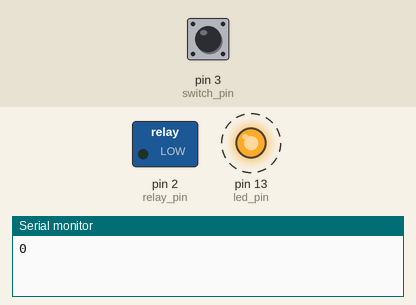
Simulated run of this sketch. Board: Arduino Uno, built with avr-gcc and run on an emulated ATmega328P. Shown: switched loads named in the sketch (green lamp = pin HIGH), output pins drawn as LEDs (lit = HIGH), the last lines printed to the serial monitor. Dashed ring = blinking. The inputs (shaded band) are chosen by the test bench; at power-on: pin 3 (switch_pin) HIGH. EEPROM starts erased.

Above: at 1.1 s.
At 15.4 s:
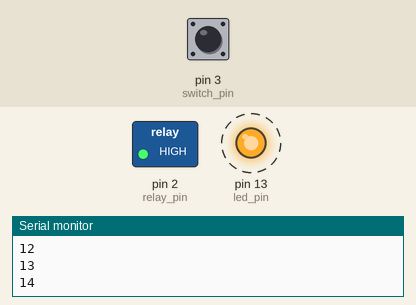
15.5 s: pin 3 (switch_pin) pulled LOW for 0.15 s
At 17.8 s:
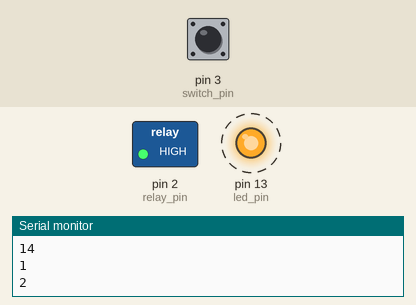
Timing chart, 0 to 25.0 s (numbered marks = the images above; inputs shaded):
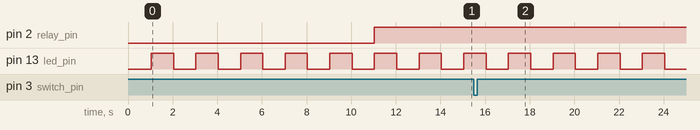

Measured:
- after the input at 15.5 s, pin 2 (relay_pin): stays HIGH (without the input it goes to LOW after 5.5 s)
- by itself, pin 13 (led_pin): alternates HIGH for 1.0 s and LOW for 1.0 s

The sketch:

cutdown_relay.ino
```cpp
#include <EEPROM.h>

// macros
unsigned int cutdown_thresh = 10;
unsigned int on_time = 10;
unsigned int inc_time = 1000;


// pin placements
int relay_pin = 2;
int switch_pin = 3;
int led_pin = 13;

// global variables
unsigned int count;

void setup()
{
 pinMode(relay_pin,OUTPUT); digitalWrite(relay_pin,LOW);
 pinMode(switch_pin,INPUT); digitalWrite(switch_pin,HIGH);
 pinMode(led_pin,OUTPUT); digitalWrite(led_pin,LOW);
 attachInterrupt(1,start_count,FALLING);
 Serial.begin(115200);
 delay(1000);
}

void loop()
{
  read_eeprom();
  count = count + 1;
  Serial.println(count,DEC);
  write_eeprom();
  if(count == cutdown_thresh) {digitalWrite(relay_pin,HIGH);}
  if(count == cutdown_thresh+on_time) {digitalWrite(relay_pin,LOW);}
  digitalWrite(led_pin,!digitalRead(led_pin));
  delay (inc_time-40);
}

void start_count()
{
  char i=0;
  delay(10);
  i = digitalRead(switch_pin);
  if (i==0)
  {EEPROM.write(0,0);
  delay(10);
  EEPROM.write(1,0);
  delay(10);}

}


void read_eeprom()
{
  int countl,counth;
  countl = EEPROM.read(0);
  delay(10);
  counth = EEPROM.read(1);
  delay(10);
  count = ((int)counth*256)+ (int)countl;
}

void write_eeprom()
{
  unsigned char countl,counth;
  countl = count%256;
  counth = count>>8;
  EEPROM.write(0,countl);
  delay(10);
  EEPROM.write(1,counth);
  delay(10);
}
```
